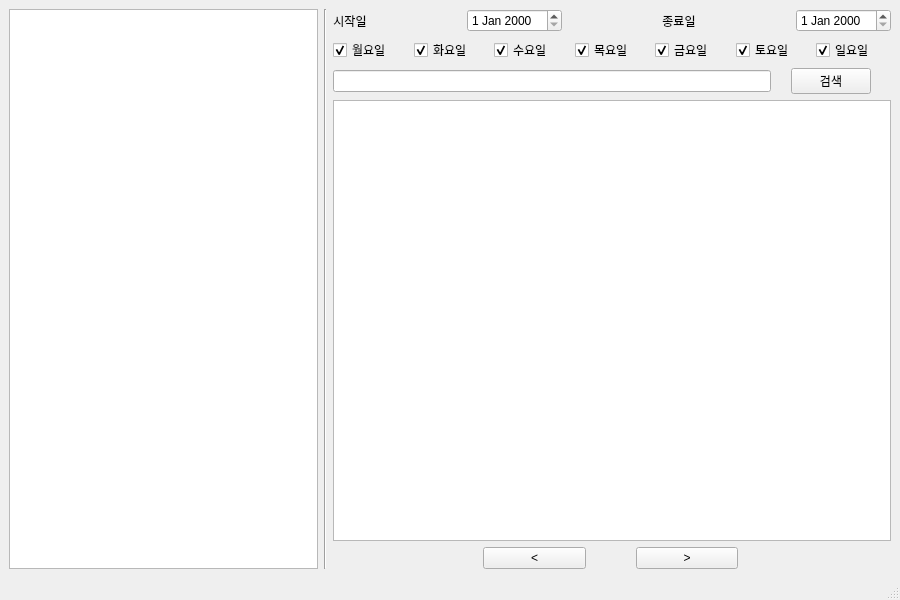
<?xml version="1.0" encoding="UTF-8"?>
<ui version="4.0">
 <class>MainWindow</class>
 <widget class="QMainWindow" name="MainWindow">
  <property name="geometry">
   <rect>
    <x>0</x>
    <y>0</y>
    <width>900</width>
    <height>600</height>
   </rect>
  </property>
  <property name="windowTitle">
   <string>SBS Power FM Downloader</string>
  </property>
  <widget class="QWidget" name="centralwidget">
   <layout class="QGridLayout" name="gridLayout" columnstretch="0,0,0">
    <item row="0" column="0">
     <widget class="QListWidget" name="program_list"/>
    </item>
    <item row="0" column="2">
     <layout class="QVBoxLayout" name="verticalLayout_2">
      <item>
       <layout class="QHBoxLayout" name="horizontalLayout_4">
        <property name="spacing">
         <number>100</number>
        </property>
        <item>
         <layout class="QHBoxLayout" name="horizontalLayout_3">
          <item>
           <widget class="QLabel" name="start_label">
            <property name="text">
             <string>시작일</string>
            </property>
            <property name="alignment">
             <set>Qt::AlignCenter</set>
            </property>
           </widget>
          </item>
          <item>
           <widget class="QDateEdit" name="start_date"/>
          </item>
         </layout>
        </item>
        <item>
         <layout class="QHBoxLayout" name="horizontalLayout_2">
          <item>
           <widget class="QLabel" name="end_label">
            <property name="text">
             <string>종료일</string>
            </property>
            <property name="alignment">
             <set>Qt::AlignCenter</set>
            </property>
           </widget>
          </item>
          <item>
           <widget class="QDateEdit" name="end_date"/>
          </item>
         </layout>
        </item>
       </layout>
      </item>
      <item>
       <layout class="QHBoxLayout" name="horizontalLayout">
        <item>
         <widget class="QCheckBox" name="mon_check_box">
          <property name="text">
           <string>월요일</string>
          </property>
          <property name="checked">
           <bool>true</bool>
          </property>
         </widget>
        </item>
        <item>
         <widget class="QCheckBox" name="tue_check_box">
          <property name="text">
           <string>화요일</string>
          </property>
          <property name="checked">
           <bool>true</bool>
          </property>
         </widget>
        </item>
        <item>
         <widget class="QCheckBox" name="wed_check_box">
          <property name="text">
           <string>수요일</string>
          </property>
          <property name="checked">
           <bool>true</bool>
          </property>
         </widget>
        </item>
        <item>
         <widget class="QCheckBox" name="thu_check_box">
          <property name="text">
           <string>목요일</string>
          </property>
          <property name="checked">
           <bool>true</bool>
          </property>
         </widget>
        </item>
        <item>
         <widget class="QCheckBox" name="fri_check_box">
          <property name="text">
           <string>금요일</string>
          </property>
          <property name="checked">
           <bool>true</bool>
          </property>
          <property name="tristate">
           <bool>false</bool>
          </property>
         </widget>
        </item>
        <item>
         <widget class="QCheckBox" name="sat_check_box">
          <property name="text">
           <string>토요일</string>
          </property>
          <property name="checked">
           <bool>true</bool>
          </property>
         </widget>
        </item>
        <item>
         <widget class="QCheckBox" name="sun_check_box">
          <property name="text">
           <string>일요일</string>
          </property>
          <property name="checked">
           <bool>true</bool>
          </property>
         </widget>
        </item>
       </layout>
      </item>
      <item>
       <layout class="QHBoxLayout" name="horizontalLayout_6">
        <property name="spacing">
         <number>20</number>
        </property>
        <property name="rightMargin">
         <number>20</number>
        </property>
        <item>
         <widget class="QLineEdit" name="query_line"/>
        </item>
        <item>
         <widget class="QPushButton" name="query_btn">
          <property name="text">
           <string>검색</string>
          </property>
         </widget>
        </item>
       </layout>
      </item>
      <item>
       <widget class="QListWidget" name="episode_list"/>
      </item>
      <item>
       <layout class="QHBoxLayout" name="horizontalLayout_5">
        <property name="spacing">
         <number>50</number>
        </property>
        <property name="leftMargin">
         <number>150</number>
        </property>
        <property name="rightMargin">
         <number>0</number>
        </property>
        <item>
         <widget class="QPushButton" name="prev_button">
          <property name="text">
           <string>&lt;</string>
          </property>
          <property name="autoDefault">
           <bool>false</bool>
          </property>
          <property name="default">
           <bool>false</bool>
          </property>
         </widget>
        </item>
        <item>
         <widget class="QPushButton" name="next_button">
          <property name="text">
           <string>&gt;</string>
          </property>
         </widget>
        </item>
        <item>
         <widget class="QLabel" name="paget_label">
          <property name="text">
           <string/>
          </property>
          <property name="alignment">
           <set>Qt::AlignCenter</set>
          </property>
         </widget>
        </item>
       </layout>
      </item>
     </layout>
    </item>
    <item row="0" column="1">
     <widget class="Line" name="center_line">
      <property name="orientation">
       <enum>Qt::Vertical</enum>
      </property>
     </widget>
    </item>
   </layout>
  </widget>
  <widget class="QMenuBar" name="menubar">
   <property name="geometry">
    <rect>
     <x>0</x>
     <y>0</y>
     <width>900</width>
     <height>28</height>
    </rect>
   </property>
  </widget>
  <widget class="QStatusBar" name="statusbar"/>
 </widget>
 <resources/>
 <connections/>
</ui>
